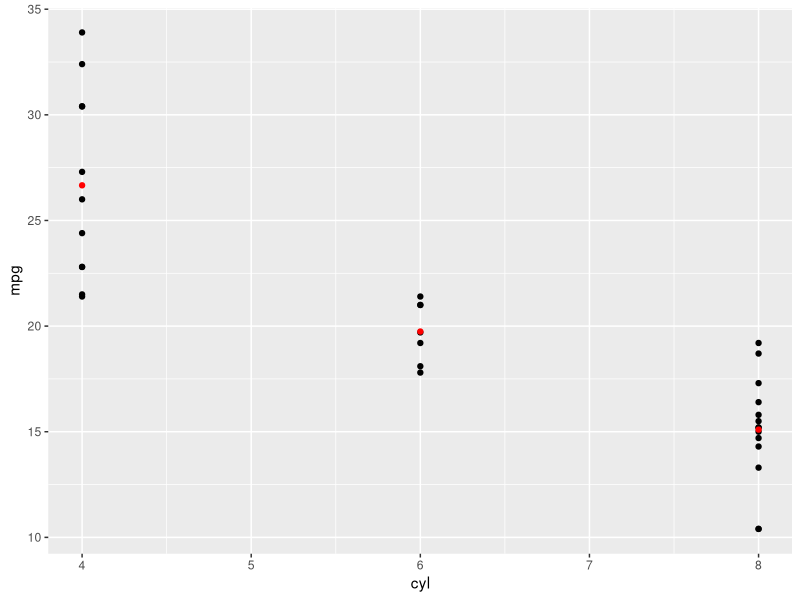

Recreate this plot in R.
library(ggplot2)

d <- ggplot(aes(x = cyl, y = mpg), data=mtcars)

d <- d + geom_point() +  stat_summary(fun.y = mean, color = 'red', geom = 'point')
